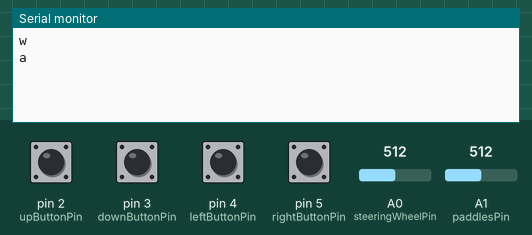
This sketch was run on a simulated Arduino Uno, built with avr-gcc and run on an emulated ATmega328P. On the bench: the last lines printed to the serial monitor. The test bench sets the inputs (shaded band); at power-on: pin 2 (upButtonPin), pin 3 (downButtonPin), pin 4 (leftButtonPin), pin 5 (rightButtonPin) HIGH, A0 (steeringWheelPin) = 512, A1 (paddlesPin) = 512.

Above: at 1.2 s.
1.3 s: A0 (steeringWheelPin) set to 306
At 2.4 s:
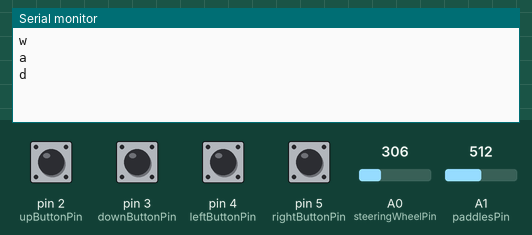
2.8 s: A1 (paddlesPin) set to 0
At 3.5 s:
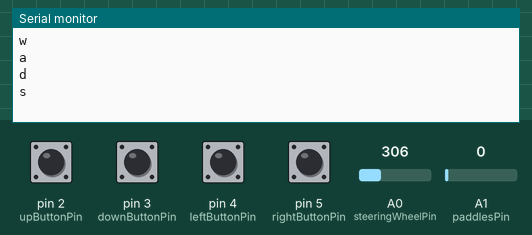
4.3 s: pin 2 (upButtonPin) pulled LOW for 0.15 s
At 4.9 s:
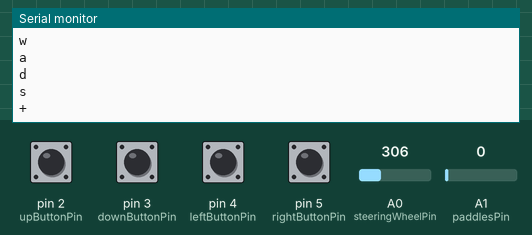
5.9 s: pin 4 (leftButtonPin) pulled LOW for 0.15 s
At 7.1 s:
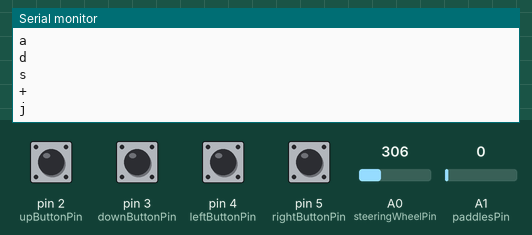
7.5 s: pin 5 (rightButtonPin) pulled LOW for 0.15 s
At 8.7 s:
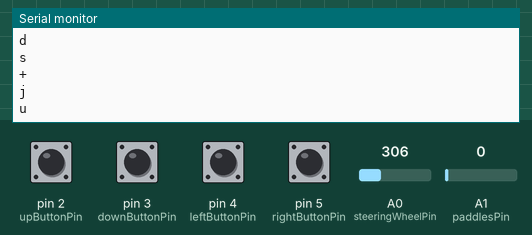
9.1 s: pin 3 (downButtonPin) pulled LOW for 0.15 s
At 10.6 s:
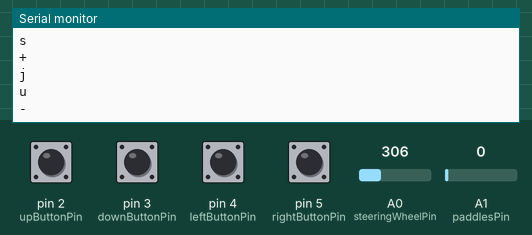

Measured:
- after the input at 1.3 s, the serial monitor: prints a new line after 0.10 s (image 1)
- after the input at 2.8 s, the serial monitor: prints a new line after 0.10 s (image 2)
- after the input at 4.3 s, the serial monitor: prints a new line after 0.11 s (image 3)
- after the input at 5.9 s, the serial monitor: prints a new line at once (image 4)
- after the input at 7.5 s, the serial monitor: prints a new line at once (image 5)
- after the input at 9.1 s, the serial monitor: prints a new line at once (image 6)

The sketch:

steeringWheel.ino
```cpp
int steeringWheelPin = A0;
int paddlesPin = A1;
int leftButtonPin = 4;
int rightButtonPin = 5;
int upButtonPin = 2;
int downButtonPin = 3;

char lastSteering = 'g';
char currentDirection = 'g';
char currentSteering = 'g';
char lastDirection = 'g';
char lastOrder = 'g';
unsigned long  rightButtonTime;
unsigned long  leftButtonTime;
unsigned long  upButtonTime;
unsigned long  downButtonTime;
unsigned long  wheelButtonsTime;

void setup()
{
  Serial.begin(9600);

  //Set the button pins as input
  pinMode(leftButtonPin, INPUT);
  pinMode(rightButtonPin, INPUT);
  pinMode(upButtonPin, INPUT);
  pinMode(downButtonPin, INPUT);
  //Activate the pull-ups
  digitalWrite(leftButtonPin, HIGH);
  digitalWrite(rightButtonPin, HIGH);
  digitalWrite(upButtonPin, HIGH);
  digitalWrite(downButtonPin, HIGH);
}


void loop()
{
  //debug();
  updateState();

  delay(100);
}

void updateState()
{
  char thisDirection;
  char thisSteering;

  switch(paddles())
  {
    case -1:
      thisDirection = 's';
      break;
    case 0:
      thisDirection = 'p';
      break;
    case 1:
      thisDirection = 'w';
      break;
    default:
      thisDirection = 'p';
      break;
  }

  if(thisDirection != lastDirection)
  {
    //Serial.println(thisDirection);
    sendOrder(thisDirection);
  }

  lastDirection = thisDirection;

  switch(steeringWheel())
  {
    case -1:
      thisSteering = 'd';
      break;
    case 0:
      thisSteering = lastDirection;
      break;
    case 1:
      thisSteering = 'a';
      break;
    default:
      thisSteering = lastDirection;
      break;
  }

  if(thisSteering != lastSteering)
  {
    //Serial.println(thisSteering);
    sendOrder(thisSteering);
  }

  lastSteering = thisSteering;


  if(rightButton() == 0 && leftButton() == 0)
  {
    if(millis()>wheelButtonsTime)
    {
      Serial.println('f');
      wheelButtonsTime = millis()+2000;
    }
    rightButtonTime = millis()+500;
    leftButtonTime = millis()+500;
  }
  else if(rightButton() == 0 && millis()>rightButtonTime)
  {
    Serial.println('u');
    rightButtonTime = millis()+500;
  }
  else if(leftButton() == 0 && millis()>leftButtonTime)
  {
    Serial.println('j');
    leftButtonTime = millis()+500;
  }

  if(upButton() == 0 && millis()>upButtonTime)
  {
    Serial.println('+');
    upButtonTime = millis()+200;
  }

  if(downButton() == 0 && millis()>downButtonTime)
  {
    Serial.println('-');
    downButtonTime = millis()+200;
  }
}

void sendOrder(char order)
{
  if(order != lastOrder)// && order != '')
  {
    Serial.println(order);
  }

  lastOrder = order;
}

void debug()
{
  Serial.print("Steering: ");
  Serial.print(steeringWheel());
  Serial.print(" Paddles: ");
  Serial.print(paddles());
  Serial.print(" Buttons: ");
  Serial.print(" Left: ");
  Serial.print(leftButton());
  Serial.print(" Right: ");
  Serial.print(rightButton());
  Serial.print(" Up: ");
  Serial.print(upButton());
  Serial.print(" Down: ");
  Serial.println(downButton());
}

int steeringWheel()
{
  int centerValue = 400;
  int threshold = 50;

  int readValue = analogRead(steeringWheelPin);
  int value = 0;

  if(readValue < (centerValue - threshold))
    value = -1;
  else if(readValue > (centerValue - threshold) && readValue < (centerValue + threshold))
    value = 0;
  else if(readValue > (centerValue + threshold))
    value = 1;

  delay(1);        // delay in between reads for stability

  return value;
}

int paddles()
{
  int centerValue = 30;
  int threshold = 5;

  int readValue = analogRead(paddlesPin);
  int value = 0;

  if(readValue < (centerValue - threshold))
    value = -1;
  else if(readValue > (centerValue - threshold) && readValue < (centerValue + threshold))
    value = 0;
  else if(readValue > (centerValue + threshold))
    value = 1;

  delay(1);        // delay in between reads for stability

  return value;
}

int leftButton()
{
  int value = digitalRead(leftButtonPin);
  delay(1);        // delay in between reads for stability

  return value;
}

int rightButton()
{
  int value = digitalRead(rightButtonPin);
  delay(1);        // delay in between reads for stability

  return value;
}

int upButton()
{
  int value = digitalRead(upButtonPin);
  delay(1);        // delay in between reads for stability

  return value;
}

int downButton()
{
  int value = digitalRead(downButtonPin);
  delay(1);        // delay in between reads for stability

  return value;
}
```
